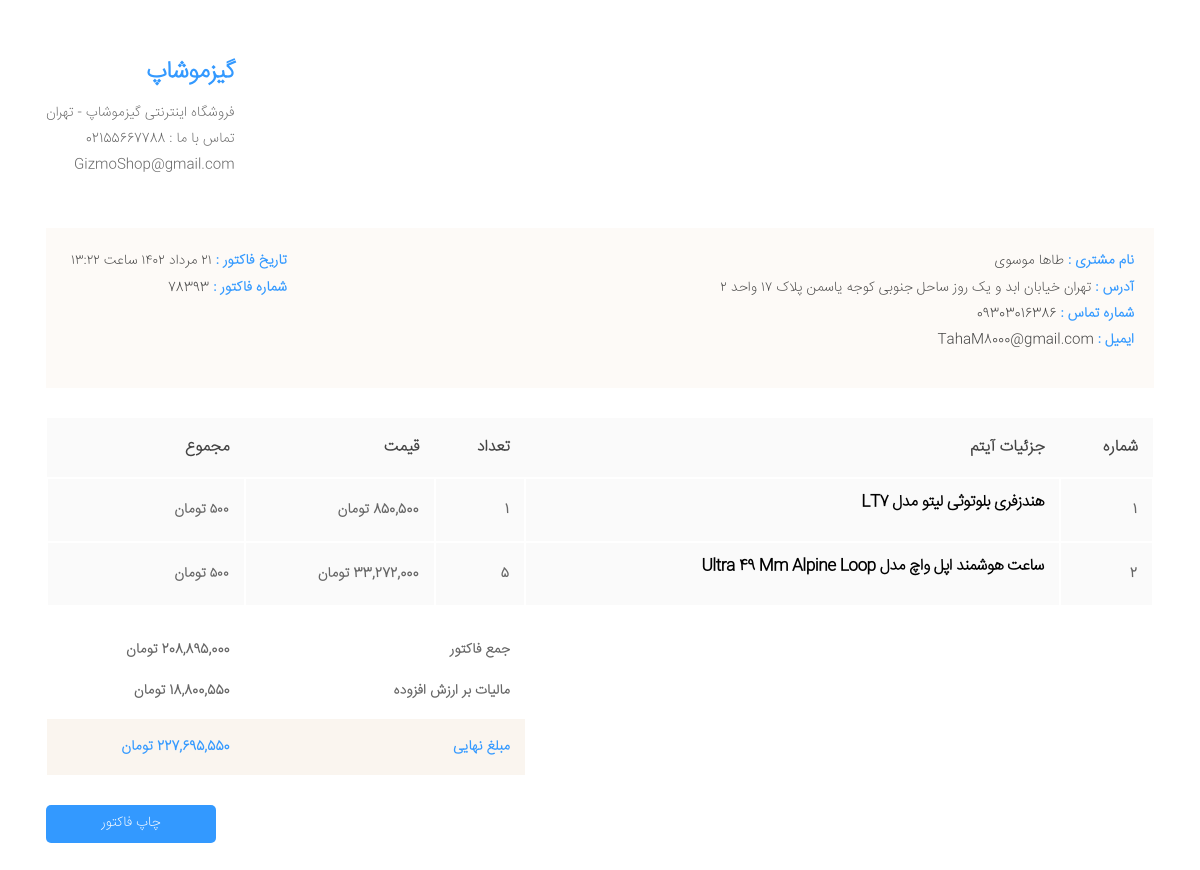
Page /orders/factor/4/ (signed in) on the earlier database version.
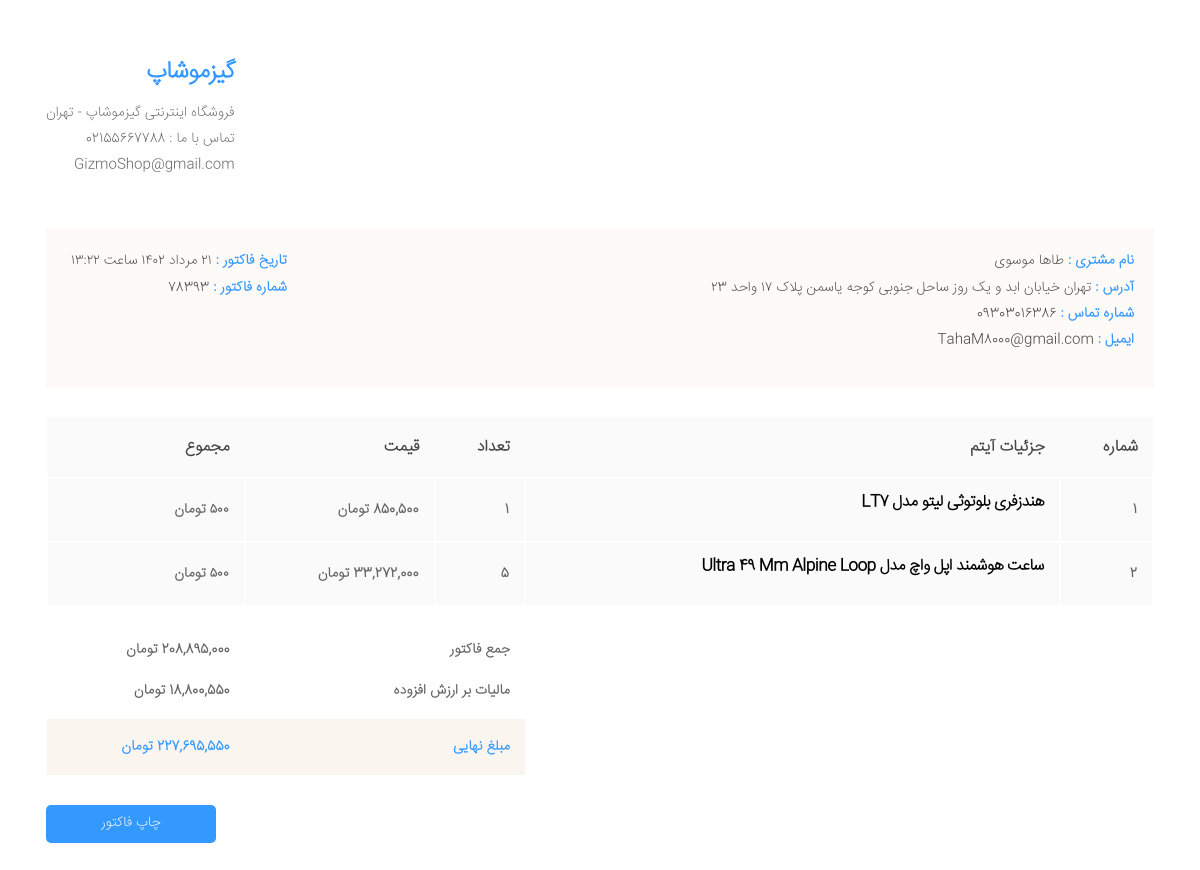
Same page on the later database version.
### orders/models.py (models this page shows, shortened)
class Order(models.Model):
    user = models.ForeignKey(settings.AUTH_USER_MODEL,on_delete=models.CASCADE,related_name='orders')
    created = models.DateTimeField(auto_now_add=True)
    updated = models.DateTimeField(auto_now=True)
    paid = models.BooleanField(default=False)
    discount = models.IntegerField(blank=True,null=True,default=None)
    address = models.ForeignKey(Address,on_delete=models.CASCADE)
    processed = models.BooleanField(default=False)
    packing = models.BooleanField(default=False)
    shipped = models.BooleanField(default=False)
    deliveried = models.BooleanField(default=False)
    class Meta:
        ordering = ('-created',)
    def formatPay(self,pay):
        return "{:,.0f}".format(pay)
    def get_total_price(self):
        return self.formatPay(self.total_price())
    def total_price(self):
        total = sum(item.get_cost() for item in self.items.all())
        if self.discount:
            discount_price = (self.discount/100)* total
            return total - discount_price
        return total
    def tax(self):
        return 9 * self.total_price() / 100
    def get_tax(self):
        return "{:,.0f}".format(9 * self.total_price() / 100)
    def taxAndTotal(self):
        return "{:,.0f}".format(self.total_price() + self.tax())
    def shamsi_date(self):
        return jalali_converter(self.created)
    def get_order_number(self):
        order_id = self.id
        order_num = abs(hash(self.created)) % (10 ** 5)
        order_num_str = str(order_num).zfill(5)
        return order_num_str

class OrderItem(models.Model):
    order = models.ForeignKey(Order,on_delete=models.CASCADE,related_name='items')
    product = models.ForeignKey(Product,on_delete=models.CASCADE,related_name='order_items')
    price = models.IntegerField()
    quantity = models.PositiveSmallIntegerField(default=1)
    def get_cost(self):
        return self.price*self.quantity

### accounts/models.py (models this page shows, shortened)
class User(AbstractBaseUser):
    phoneNumber = models.CharField(unique=True, max_length=11)
    full_name = models.CharField(max_length=100, null=True, blank=True)
    is_admin = models.BooleanField(default=False)
    is_active = models.BooleanField(default=True)
    email = models.EmailField(unique=True)
    can_change_password = models.BooleanField(default=False)
    code = models.IntegerField(blank=True,null=True)
    wishlist = models.ManyToManyField(Product,blank=True)
    USERNAME_FIELD = 'phoneNumber'
    objects = MyUserManager()

class Address(models.Model):
    user = models.ForeignKey(User, on_delete=models.CASCADE, related_name="addresses")
    text = models.TextField()
    postal_code = models.CharField(max_length=10)
    city = models.CharField(max_length=50)
    phone_number = models.CharField(max_length=20,blank=True,null=True)
    current = models.BooleanField(default=False)

### stuff/models.py (models this page shows, shortened)
class Product(models.Model):
    category = models.ManyToManyField(Category,related_name='products')
    brand = models.ForeignKey(Brand,related_name='products',on_delete=models.CASCADE)
    name = models.CharField(max_length=200)
    slug = models.SlugField(max_length=200,unique=True)
    description = models.TextField()
    price = models.IntegerField()
    image = models.ImageField(upload_to='web_shop/products/%Y/%m/%d/')
    available = models.BooleanField(default=True)
    created = models.DateField(auto_now_add=True)
    updated = models.DateField(auto_now=True)
    rating = models.FloatField(default=0, validators=[MaxValueValidator(5), MinValueValidator(0)])
    colors = models.ManyToManyField(Color)
    discount = models.IntegerField(default=0)
    discounted = models.BooleanField(default=False)
    class Meta:
        ordering = ('name',)
    @property
    def discounted_price(self):
        show = int(((self.price)*(100-self.discount))/100)
        formatted_price = "{:,.0f}".format(show)
        return formatted_price
    def __str__(self):
        return self.name

### orders/views.py (the view)
# urls.py: path('factor/<int:order_id>/',factor, name='factor'),
def factor(request,order_id):
    form = CouponForm
    order = get_object_or_404(Order,id=order_id)
    if (order.user != request.user) and not(request.user.is_admin):
        return render(request,'facades/404.html',{'order':order})
    if order.paid :
        return render(request,'orders/factor.html',{'order':order})
    return render(request,'orders/checkout.html',{'order':order,'form':form})

### facades/jalali.py (called while the page is built)
    def persian_tuple(self):
        return self.persian_year, self.persian_month, self.persian_day

### facades/utils.py (called while the page is built)
def jalali_converter(time):
    jmonth = ["فرودین","اردیبهشت","خرداد","تیر","مرداد","شهریور","مهر","آبان","آذر","دی","بهمن","اسفند"]
    time_to_str = "{},{},{}".format(time.year,time.month,time.day)
    time_to_tuple = jalali.Gregorian(time_to_str).persian_tuple()
    time_to_list = list(time_to_tuple)
    for index,month in enumerate(jmonth):
        if time_to_list[1] == index+1:
            time_to_list[1] = month
            break
    hour = time.hour
    minute = time.minute
    min = ""
    if(int(time.minute)+30):
        hour += 5
    else:
        hour += 4
    minute += 30
    minute %= 60
    if(minute<10):
        min = '0' + str(minute)
    else:
        min = str(minute)
    output = "{} {} {} ساعت {}:{}".format(
    time_to_list[2],
    time_to_list[1],
    time_to_list[0],
    int(hour),
    min,
    )
    return persion_converter_number(output)

def persion_converter_number(en_number):
    numbers = {
        "1" : "۱",
        "2" : "۲",
        "3" : "۳",
        "4" : "۴",
        "5" : "۵",
        "6" : "۶",
        "7" : "۷",
        "8" : "۸",
        "9" : "۹",
        "0" : "۰",
    }
    for k , v in numbers.items():
        en_number = en_number.replace(k,v)
    return en_number

### orders/templates/orders/factor.html (shortened to what this page needs)
{% load static %}
<!DOCTYPE html>
<html lang="en" dir="rtl">
<head>
    <link rel="stylesheet" href="{% static 'facades/css/bootstrap.min.css' %}">
    <link rel="stylesheet" href="{% static 'facades/css/bootstrap-rtl.min.css' %}">
    <link rel="stylesheet" href="{% static 'facades/css/style.css' %}">
</head>
<body>
    <section class="invoice1">
        <div class="container ">
            <div class="row">
                <div class="col-12">
                    <div class="invoice-popup overflow-auto">
                        <div>
                            <div class="row invoice-header">
                                <div class="col-md-6 ">
                                </div>
                                <div class="col-md-6 ">
                                    <div class="header-invoice-left">
                                        <ul>
                                            <li>
                                                <h2>گیزموشاپ</h2>
                                            </li>
                                            <li>فروشگاه اینترنتی گیزموشاپ - تهران</li>
                                            <li>تماس با ما : 02155667788</li>
                                            <li>GizmoShop@gmail.com</li>
                                        </ul>
                                    </div>
                                </div>
                            </div>
                            <div class="invoice-breadcrumb">
                                <div class="row">
                                    <div class="col-md-6">
                                        <div class="breadcrumb-right">
                                            <ul>
                                                <li>نام مشتری : <span>{{order.user.full_name}}</span></li>
                                                <li>آدرس : <span>{{order.address.text}}</span></li>
                                                <li>شماره تماس : <span>{{order.address.phone_number}}</span></li>
                                                <li>ایمیل : <span>{{order.user.email}}</span></li>
                                            </ul>
                                        </div>
                                    </div>
                                    <div class="col-md-6">
                                        <div class="breadcrumb-left">
                                            <ul>
                                                <li>تاریخ فاکتور : <span>{{order.shamsi_date}}</span></li>
                                                <li>شماره فاکتور : <span>{{order.get_order_number}}</span></li>
                                            </ul>
                                        </div>
                                    </div>
                                </div>
                            </div>
                            <div class="table-responsive-md">
                                <table class="invoice-table ">
                                    <thead>
                                        <tr>
                                            <th>شماره</th>
                                            <th>جزئیات آیتم</th>
                                            <th>تعداد</th>
                                            <th>قیمت</th>
                                            <th>مجموع</th>
                                        </tr>
                                    </thead>
                                    {% for item in order.items.all %}
                                    <tbody>
                                        <tr>
                                            <td>{{forloop.counter}}</td>
                                            <td>
                                                <h3>
                                                    {{item.product}}
                                                </h3>
                                            </td>
                                            <td>{{item.quantity}}</td>
                                            <td>{{item.product.discounted_price}} تومان</td>
                                            <td>۵۰۰ تومان</td>
                                        </tr>
                                        {% endfor %}
                                    </tbody>
                                    <tfoot>
                                        <tr>
                                            <td colspan="2"></td>
                                            <td colspan="2">جمع فاکتور</td>
                                            <td>{{order.get_total_price}} تومان</td>
                                        </tr>
                                        <tr>
                                            <td colspan="2"></td>
                                            <td colspan="2">مالیات بر ارزش افزوده</td>
                                            <td>{{order.get_tax}} تومان</td>
                                        </tr>
                                        <tr>
                                            <td colspan="2"></td>
                                            <td colspan="2">مبلغ نهایی</td>
                                            <td>{{order.taxAndTotal}} تومان</td>
                                        </tr>
                                    </tfoot>
                                </table>
                                <div class="row print-bar justify-content-end">
                                    <div class="col-md-6">
                                        <div class="printbar-right">
                                            <button id="printinvoice" class="btn btn-solid btn-md ">
                                                چاپ فاکتور
                                            </button>
                                        </div>
                                    </div>
                                </div>
                            </div>
                        </div>
                    </div>
                </div>
            </div>
        </div>
    </section>
</body>
</html>

Differences in the rows shown:
changed through a linked row, Order "۲۱ مرداد ۱۴۰۲ ساعت ۱۳:۲۲": address.text "تهران خیابان ابد و یک روز ساحل جنوبی کوجه یاسمن پلاک ۱۷ واحد ۲" → "تهران خیابان ابد و یک روز ساحل جنوبی کوجه یاسمن پلاک ۱۷ واحد ۲3"
